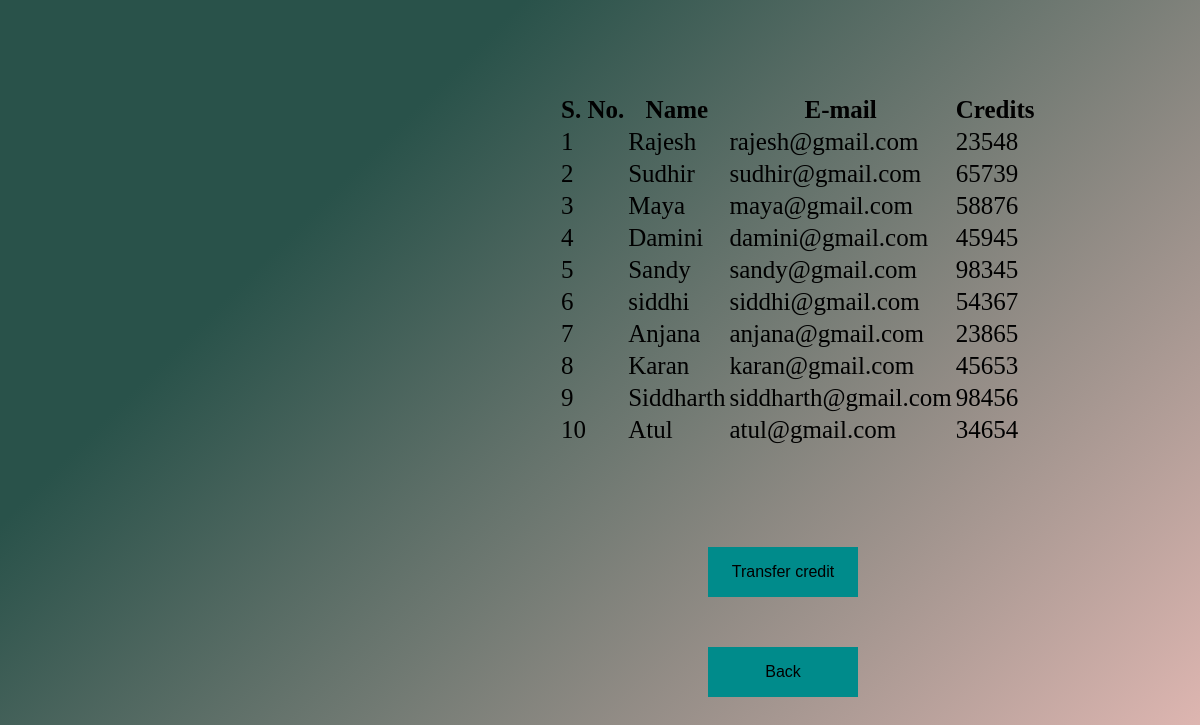
Page /viewusertable.php on the committed database.
### tables this page shows
CREATE TABLE `user_table` (
  `S.no.` int(11) NOT NULL,
  `name` varchar(45) DEFAULT NULL,
  `email` varchar(45) DEFAULT NULL,
  `credit` varchar(45) DEFAULT NULL
);

### viewusertable.php (the view)
<?php include 'dbcon.php'?>
<?php
$query = "SELECT * FROM user_table";
$result = mysqli_query($connection,$query);
?>
<link rel="stylesheet" href="style.css">
<div class="container">
    <table class="tab" style="border-radius: 5px;">
        <tr>
            <th>S. No.</th>
            <th>Name</th>
            <th>E-mail</th>
            <th>Credits</th>
            <th></th>
        </tr>
        <?php
            while($rows = mysqli_fetch_array($result))
            {
                echo "<tr>";
                echo "<td>" .$rows['S.no.']. "</td>";
                echo "<td>" .$rows['name']. "</td>";
                echo "<td>" .$rows['email']. "</td>";
                echo "<td>" .$rows['credit']. "</td>";
                echo "</tr>";
            }
        ?>
    </table>
    <a href="viewusers.php"><button class="set" style="margin-top: 100px">Transfer credit</button></a>
    <a href="index.php"><button class="set" style="margin-bottom:10px">Back</button></a>
</div>

### style.css (style rules this page uses)
.set { width: 150px; height: 50px; font-size: 16px; border: none; background-color: darkcyan; background-size: 500%; background-position: left; transition: 1s; margin-left: 700px; margin-top: 50px; }
.tab { font-size: 25px; margin-left: 550px; padding-top: 85px; }

### rows in the picture
user_table: no "1", name "Rajesh", email "rajesh@gmail.com", credit "23548"
user_table: no "2", name "Sudhir", email "sudhir@gmail.com", credit "65739"
user_table: no "3", name "Maya", email "maya@gmail.com", credit "58876"
user_table: no "4", name "Damini", email "damini@gmail.com", credit "45945"
user_table: no "5", name "Sandy", email "sandy@gmail.com", credit "98345"
user_table: no "6", name "siddhi", email "siddhi@gmail.com", credit "54367"
user_table: no "7", name "Anjana", email "anjana@gmail.com", credit "23865"
user_table: no "8", name "Karan", email "karan@gmail.com", credit "45653"
user_table: no "9", name "Siddharth", email "siddharth@gmail.com", credit "98456"
user_table: no "10", name "Atul", email "atul@gmail.com", credit "34654"
